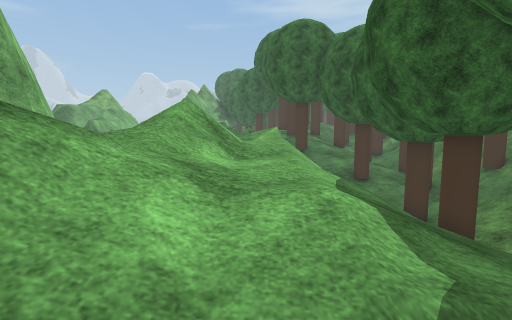
View 1 (above)

22 first-person views from a walk through a 3-D level made in the Unity game engine. The camera is 1.3 m above the floor, tilts 6° down and sees 85° across. The floor is counted in squares, 1 m on a side. Each view is taken from the middle of a square. On the plan, view 1 faces up. The plan holds only what a view shows up to about 13 squares ahead; the rest is blank. The place goes on beyond the plan. Some trees and plants on the terrain are drawn as simple stand-ins. Surface patterns are stand-ins for the level's own textures.

View 2
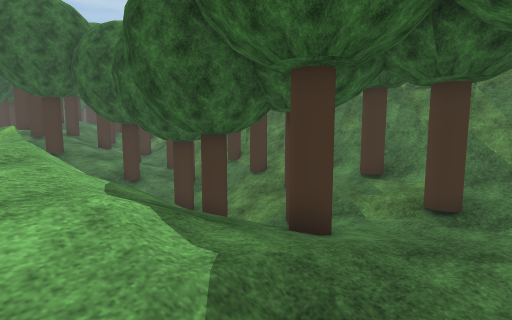

View 3
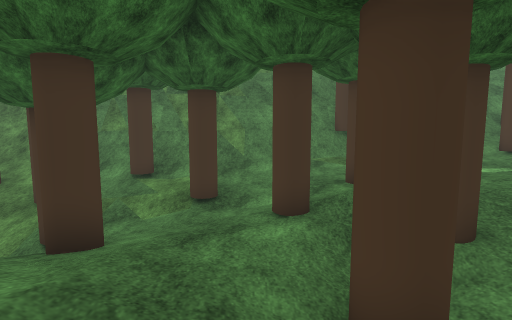

View 4
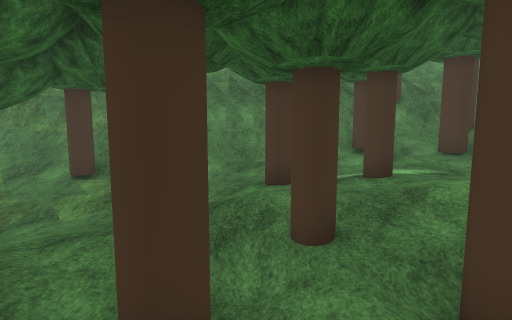

View 5
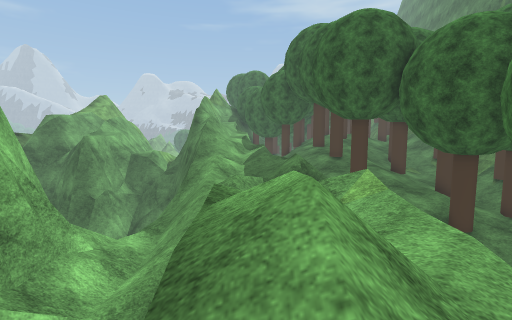

View 6
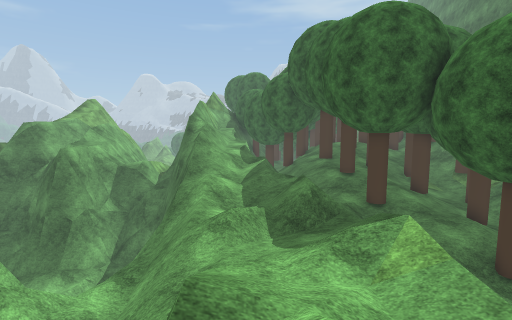

View 7
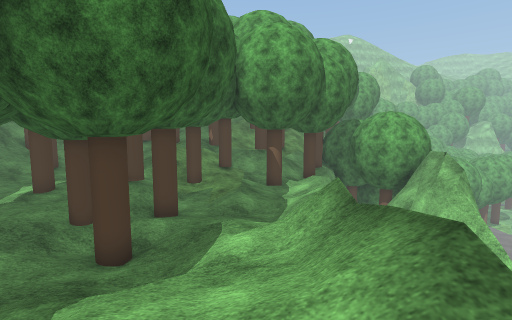

View 8
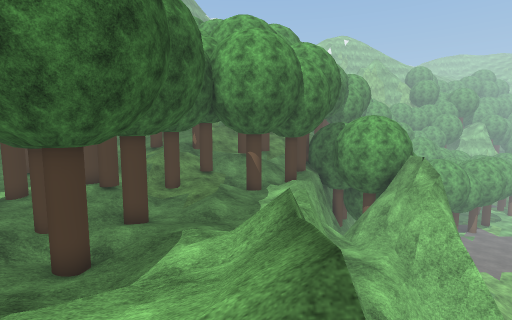

View 9
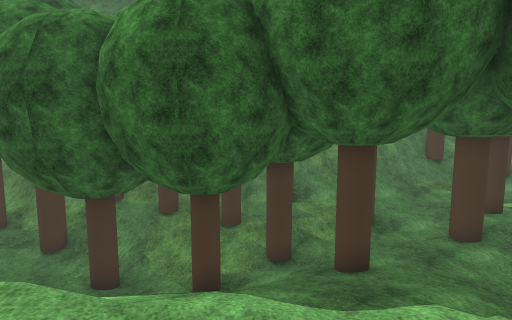

View 10
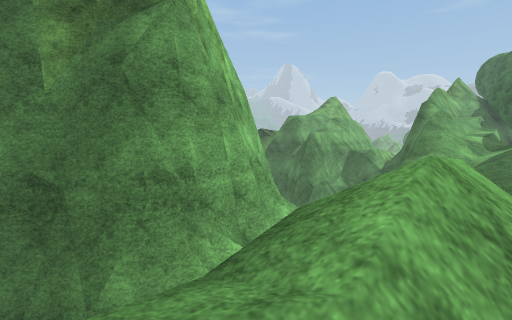

View 11
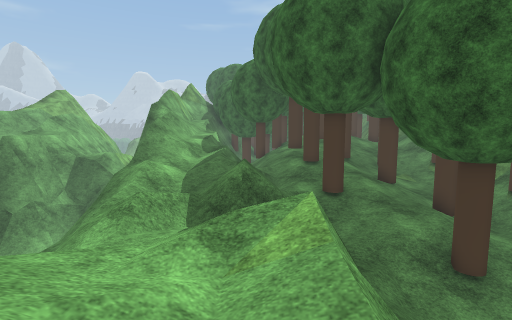

View 12
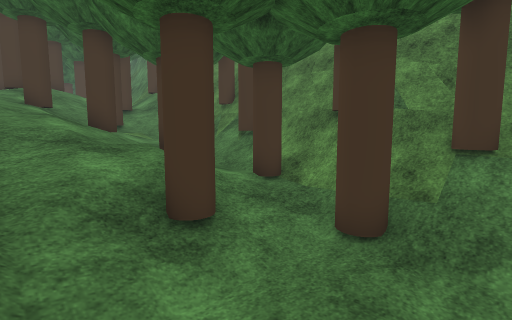

View 13
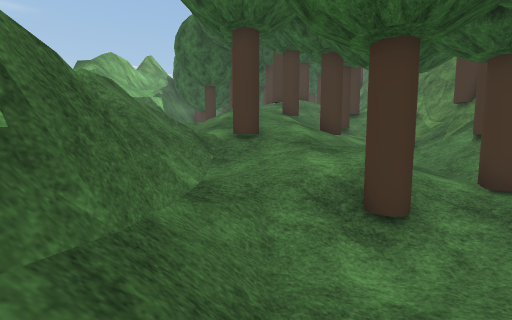

View 14
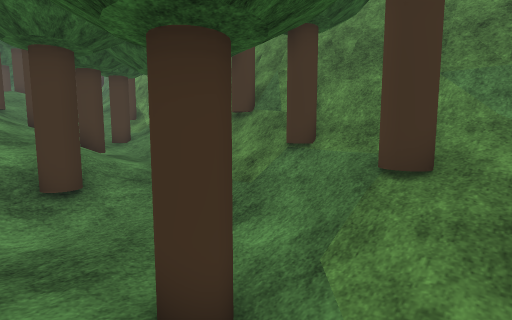

View 15
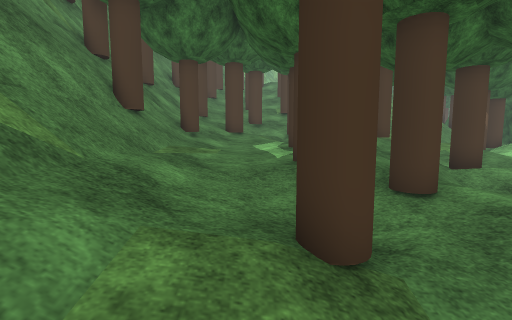

View 16
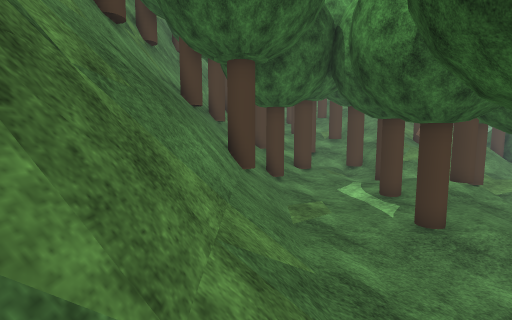

View 17
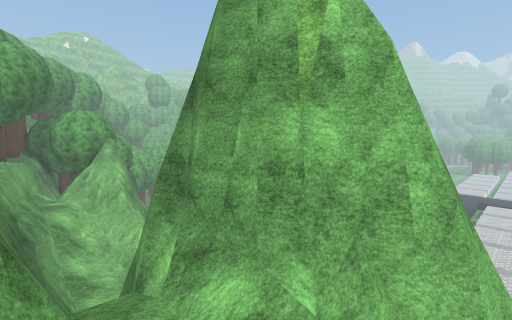

View 18
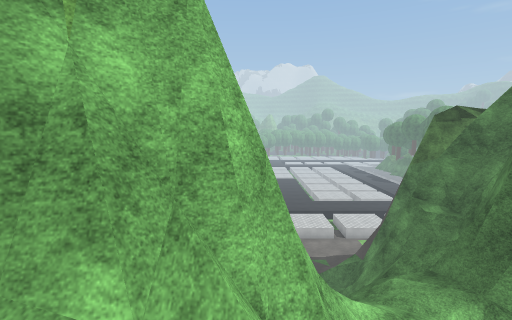

View 19
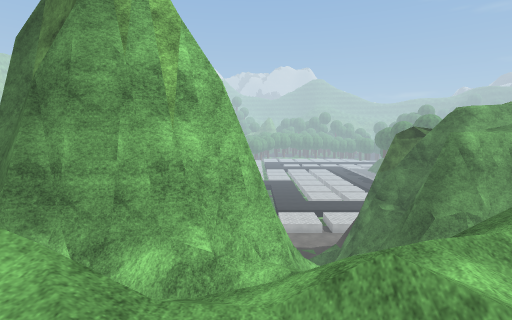

View 20
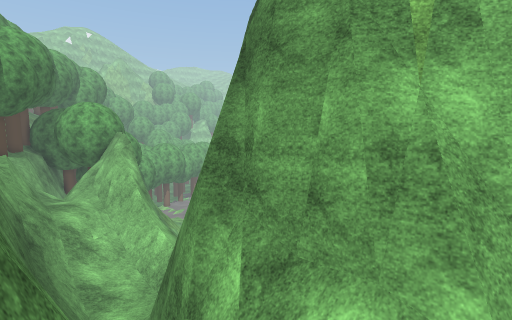

View 21
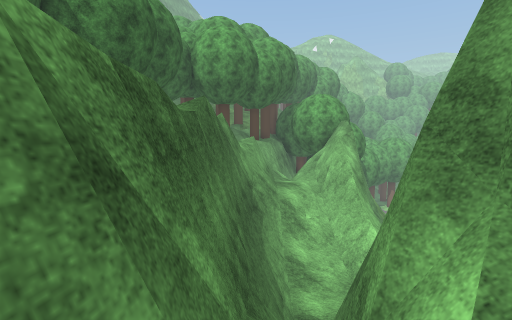

View 22
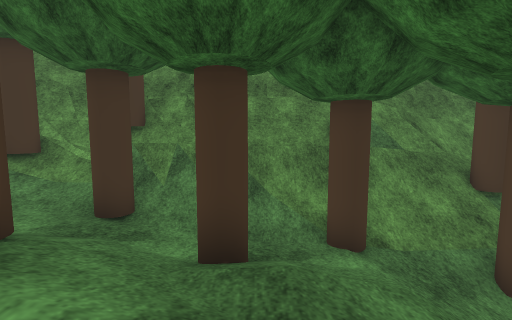

### Floor plan
Key: @ floor where view 1 was taken; # wall or solid block; . main floor; : floor 0.25 m higher than the main floor; - floor 0.25 m lower than the main floor; + floor 0.5 m higher than the main floor; * floor 0.75 m higher than the main floor; % floor 1 m higher than the main floor; _ floor 1 m lower than the main floor; & floor 1.25 m higher than the main floor; $ floor 1.5 m higher than the main floor; / step, stairs or slope; = window, fence, low wall or low ledge; ^ raised ledge; v drop or lower ground; T tree.
Columns run from 16 left of view 1 to 14 right of it. Each row starts with its distance up from view 1.
 20    =#vv    ////=//TT////://#^
 19     vvv    ////////T/TT:T/T#^
 18     ^vvv   $&&//////%///T//^^
 17 #    =vv   ///////*T%//./TT^^
 16 =    ^     //////////+TT//T^^
 15       v   v//////////:/-T//^^
 14       vv  ///////=#//T//T/T^^
 13       =## ///////v=//T////T^#
 12       #^#=////%//==/___T//T=#^
 11         #=///////==/___//T//#^
 10         ^^=//=/&/==/___/////^^
  9          ##/==///= / TT/////^^
  8          ##==#////   ///TT//^^
  7          ^#==#//$// /_//////^^
  6          ^#vvv///// TT//T///^^
  5         ##vvvv//&/////T-.///^^
  4         #v vvv/&&/////T-/TT/^^
  3         = vvvv//&///T/-/////#^
  2          vvvvv//%/*///-T////^^
  1         vvvvvv/////:...T.///^^
  0         ^vvvvv//@./..T././//^^
 -1         ^vvvvv=///TT/TT/////^^
 -2           vvv  ///.///+T++//^^
 -3          vvvv  /:/:/T/+T+*/T#=^
 -4          vvvv*/...T//*+*+*/T#T^
 -5          vvvv////..///TT**///T^
 -6          vvv  ./////T%%**%TT/#^
 -7         =vvvv/./+/T+%%T*%%///=^
 -8         vvv //T/**T//TT*%T//TT

Where each view was taken, in squares from view 1:
view 1: 0 up, 0 right, facing up
view 2: 0 up, 0 right, facing up-right
view 3: 0 up, 0 right, facing right
view 4: 2 down, 0 right, facing right
view 5: 4 up, 2 left, facing up
view 6: 6 up, 2 left, facing up
view 7: 5 up, 1 left, facing down
view 8: 5 up, 2 left, facing down
view 9: 5 up, 2 left, facing right
view 10: 4 up, 1 left, facing up-left
view 11: 7 up, 0 right, facing up
view 12: 10 up, 3 right, facing up-right
view 13: 9 up, 3 right, facing up
view 14: 7 up, 4 right, facing up-right
view 15: 4 up, 8 right, facing down
view 16: 4 up, 11 right, facing down
view 17: 13 up, 3 left, facing down-left
view 18: 12 up, 4 left, facing left
view 19: 12 up, 0 right, facing left
view 20: 11 up, 3 left, facing down-left
view 21: 10 up, 4 left, facing down
view 22: 16 up, 3 right, facing right
